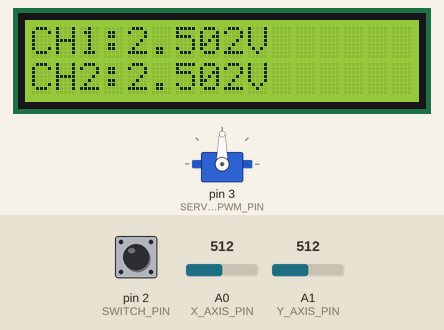
A sketch run on a simulated Arduino Uno, built with avr-gcc and run on an emulated ATmega328P. Shown: 16×2 character LCD, servo. The inputs (shaded band) are chosen by the test bench; at power-on: A0 (X_AXIS_PIN) = 512, A1 (Y_AXIS_PIN) = 512, pin 2 (SWITCH_PIN) HIGH. What the sketch prints to the serial monitor is not drawn.

Above: at 1.2 s.
1.3 s: A0 (X_AXIS_PIN) set to 716
At 2.5 s:
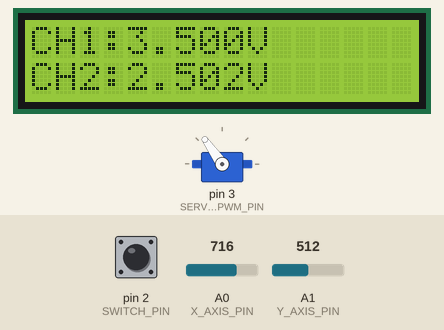
2.8 s: A0 (X_AXIS_PIN) set to 900
At 3.9 s:
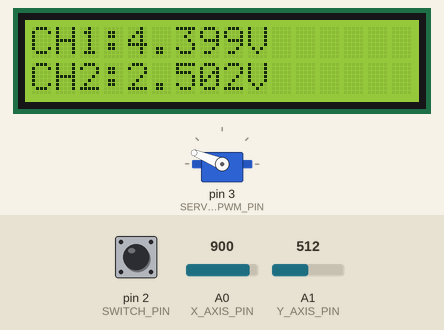
4.3 s: A0 (X_AXIS_PIN) set to 1023
At 5.0 s:
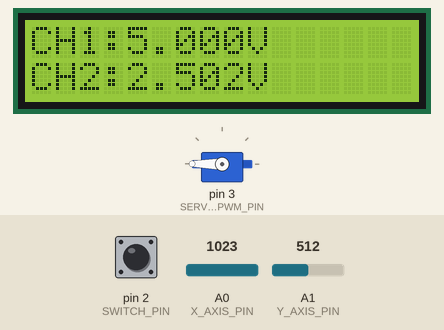
5.8 s: A0 (X_AXIS_PIN) set to 306
At 6.1 s:
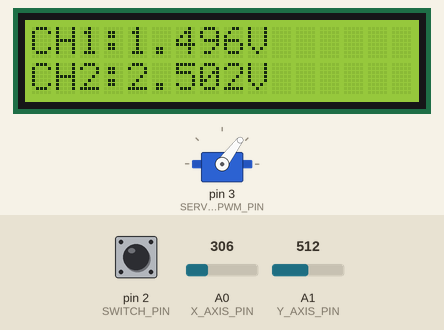
7.3 s: A1 (Y_AXIS_PIN) set to 716
At 8.4 s:
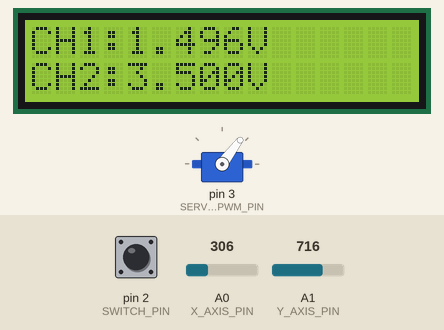
8.8 s: A0 (X_AXIS_PIN) set to 122
At 9.6 s:
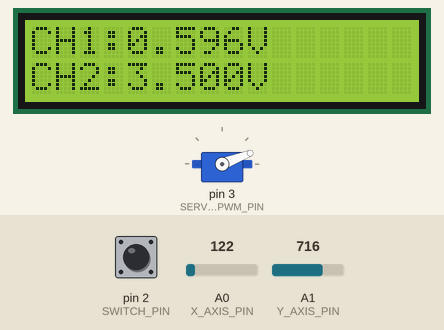
Timing chart, 0 to 11.3 s (numbered marks = the images above; inputs shaded):
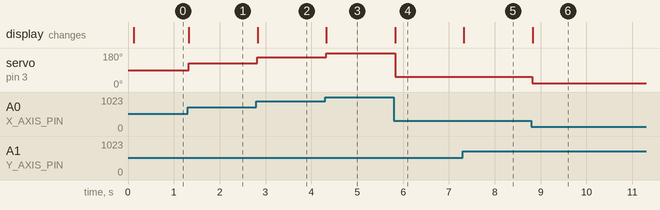

The sketch:

poti-servo-lcd.ino
```cpp
#include <Wire.h>
#include <Servo.h>
#include <LiquidCrystal_I2C.h>

// Digital pins
const int SWITCH_PIN = 2;
// Analog pins
const int X_AXIS_PIN = 0;
const int Y_AXIS_PIN = 1;

// Servo pin
const int SERVO_PWM_PIN = 3;

// LCD object: address to 0x27 for a 16 chars and 2 line display
LiquidCrystal_I2C lcd(0x27, 16, 2);

// Servo motor object
Servo servo;

// Scheduling
unsigned long timestamp = 0;
const unsigned long CYCLE_TIME = 100; // [ms]


void setup()
{
  // Joystick button
  pinMode(SWITCH_PIN, INPUT_PULLUP);

	// Initialize the LCD
	lcd.init();
	lcd.backlight();

  // Initialize Servo motor
  servo.attach(SERVO_PWM_PIN);

  // UART output
  Serial.begin(115200);
}

void loop()
{
  // Cycle Time Scheduler
  while(millis() < timestamp + CYCLE_TIME);
  timestamp = millis();


  // IO Handling
  bool botton = digitalRead(SWITCH_PIN);
  uint16_t poti_1 = analogRead(X_AXIS_PIN);
  uint16_t poti_2 = analogRead(Y_AXIS_PIN);

  float voltage_1 = poti_1*5.0/1023.0;
  float voltage_2 = poti_2*5.0/1023.0;

  // Servo
  uint8_t pos = map(poti_1, 0, 1023, 0, 180);
  servo.write(pos);

  // LCD output
	lcd.clear();
  lcd.setCursor(0,0);
  lcd.print("CH1:");
  lcd.print(voltage_1, 3);
  lcd.print("V");

  lcd.setCursor(0,1);
  lcd.print("CH2:");
  lcd.print(voltage_2, 3);
  lcd.print("V");

  // Serial output
  Serial.print(voltage_1);
  Serial.print("V ");
  Serial.print(voltage_2);
  Serial.print("V ");
  Serial.println(botton ? 0 : 1);
}
```

Measured:
- after the input at 1.3 s, servo on pin 3 (SERVO_PWM_PIN): 90° → 125° at once; the display: changes at once (image 1)
- after the input at 2.8 s, servo on pin 3 (SERVO_PWM_PIN): 125° → 158° at once; the display: changes at once (image 2)
- after the input at 4.3 s, servo on pin 3 (SERVO_PWM_PIN): 158° → 180° at once; the display: changes at once (image 3)
- after the input at 5.8 s, servo on pin 3 (SERVO_PWM_PIN): 180° → 53° at once; the display: changes at once (image 4)
- after the input at 7.3 s, the display: changes at once (image 5)
- after the input at 8.8 s, servo on pin 3 (SERVO_PWM_PIN): 53° → 21° at once; the display: changes at once (image 6)
